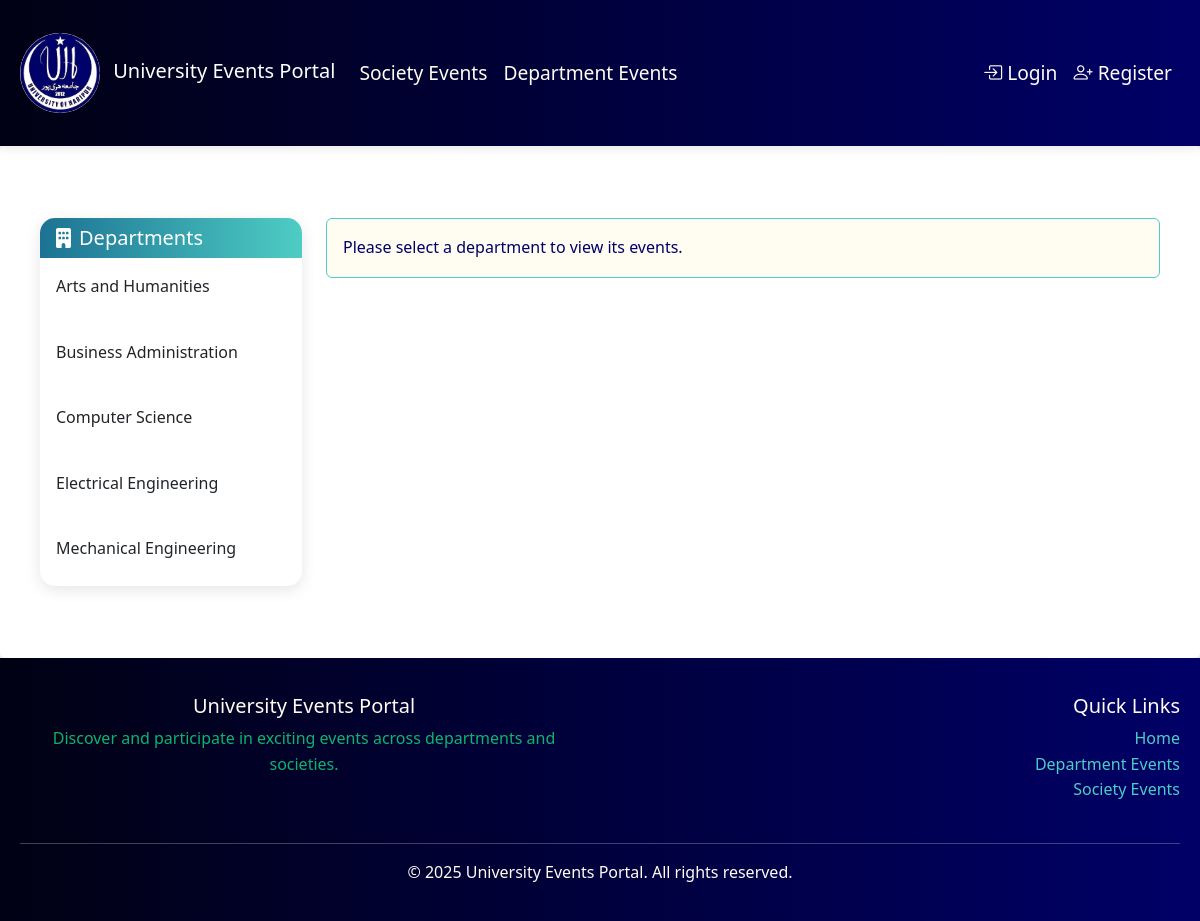
/pages/events/department-events.php, run on the app's committed database.
### tables this page shows
CREATE TABLE IF NOT EXISTS departments (
    id INT PRIMARY KEY AUTO_INCREMENT,
    name VARCHAR(100) UNIQUE NOT NULL,
    description TEXT,
    created_at TIMESTAMP DEFAULT CURRENT_TIMESTAMP
);

### pages/events/department-events.php (the view, shortened to what this page needs)
<?php
require_once '../../config/database.php';
$departments = [];
$sql = "SELECT * FROM departments ORDER BY name ASC";
$result = mysqli_query($conn, $sql);
if ($result) {
    while ($row = mysqli_fetch_assoc($result)) {
        $departments[] = $row;
    }
}
$selected_department = isset($_GET['department']) ? $_GET['department'] : null;
$events = [];
require_once '../../components/header.php';
?>
<div class="container py-5">
    <div class="row">
        <div class="col-md-3">
            <div class="card">
                <div class="card-header text-white">
                    <h5 class="mb-0"><i class="fas fa-building me-2"></i>Departments</h5>
                </div>
                <div class="list-group list-group-flush">
                    <?php foreach ($departments as $dept): ?>
                        <a href="?department=<?php echo urlencode($dept['name']); ?>"
                           class="list-group-item list-group-item-action <?php echo ($selected_department === $dept['name']) ? 'active' : ''; ?>">
                            <?php echo htmlspecialchars($dept['name']); ?>
                        </a>
                    <?php endforeach; ?>
                </div>
            </div>
        </div>
        <div class="col-md-9">
            <?php if ($selected_department): ?>
                <h2 class="mb-4" style="color: var(--navy-blue);">
                    <i class="fas fa-calendar-alt me-2"></i>
                    <?php echo htmlspecialchars($selected_department); ?> Events
                </h2>
                <?php if (!empty($events)): ?>
                    <div class="row">
                        <?php foreach ($events as $event): ?>
                            <div class="col-md-6 mb-4">
                                <div class="card event-card">
                                    <?php if ($event['image_url']): ?>
                                        <img src="/Project/<?php echo htmlspecialchars($event['image_url']); ?>"
                                             class="card-img-top event-image"
                                             alt="<?php echo htmlspecialchars($event['title']); ?>">
                                    <?php else: ?>
                                        <div class="card-img-top event-image bg-secondary d-flex align-items-center justify-content-center">
                                            <i class="fas fa-calendar-alt fa-3x text-white"></i>
                                        </div>
                                    <?php endif; ?>
                                    <div class="card-body">
                                        <span class="badge bg-primary category-badge">
                                            <?php echo htmlspecialchars($event['category']); ?>
                                        </span>
                                        <h5 class="card-title"><?php echo htmlspecialchars($event['title']); ?></h5>
                                        <p class="card-text">
                                            <?php echo htmlspecialchars(substr($event['description'], 0, 100)) . '...'; ?>
                                        </p>
                                        <div class="d-flex justify-content-between align-items-center">
                                            <small class="text-muted">
                                                <i class="fas fa-calendar"></i>
                                                <?php echo date('M d, Y', strtotime($event['event_date'])); ?>
                                            </small>
                                            <small class="text-muted">
                                                <i class="fas fa-users"></i>
                                                <?php echo $event['registration_count']; ?> registered
                                            </small>
                                        </div>
                                    </div>
                                    <div class="card-footer bg-white">
                                        <a href="event-details.php?id=<?php echo $event['id']; ?>"
                                           class="btn btn-outline-primary btn-sm">View Details</a>
                                    </div>
                                </div>
                            </div>
                        <?php endforeach; ?>
                    </div>
                <?php else: ?>
                    <div class="alert alert-info">
                        No events found for this department.
                    </div>
                <?php endif; ?>
            <?php else: ?>
                <div class="alert alert-info">
                    Please select a department to view its events.
                </div>
            <?php endif; ?>
        </div>
    </div>
</div>
<?php
require_once '../../components/footer.php';
?>

### assets/css/style.css (style rules this page uses)
:root { --rich-black: #010114; --navy-blue: #000067; --cerulean: #1c7293; --robin-egg: #4ecdc4; --floral-white: #fffcf2; }
* { margin: 0; padding: 0; box-sizing: border-box; }
body { background: linear-gradient(135deg, var(--floral-white) 0%, #f0f0f0 100%); min-height: 100vh; color: var(--rich-black); font-family: 'Segoe UI', Tahoma, Geneva, Verdana, sans-serif; line-height: 1.6; }
.container { max-width: 1200px; margin: 0 auto; padding: 20px; }
.card { border: none; box-shadow: 0 4px 15px rgba(0, 0, 0, 0.1); transition: all 0.3s ease; border-radius: 15px; overflow: hidden; }
.card-header { background: linear-gradient(to right, var(--cerulean), var(--robin-egg)) !important; border: none; }
.list-group-item { border: none; padding: 1rem; transition: all 0.3s ease; border-radius: 8px !important; margin-bottom: 0.5rem; }
.alert-info { background-color: var(--floral-white); border-color: var(--robin-egg); color: var(--navy-blue); }

### data on the page
departments: name "Arts and Humanities"
departments: name "Business Administration"
departments: name "Computer Science"
departments: name "Electrical Engineering"
departments: name "Mechanical Engineering"
